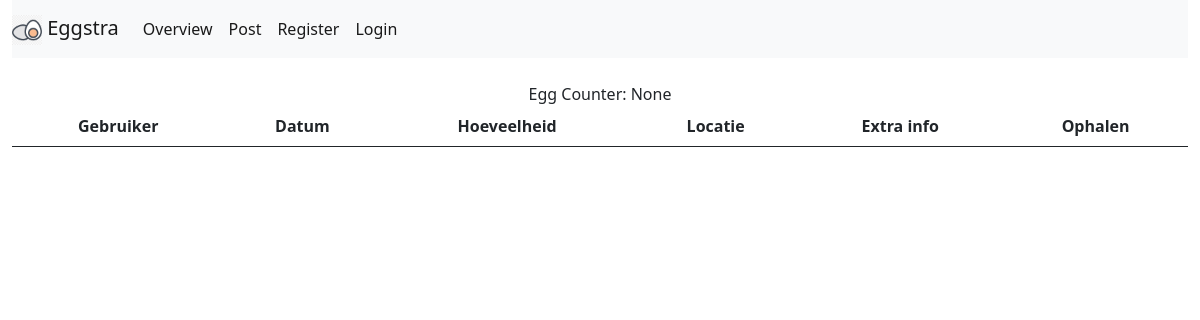
Page /eggstra/ on the earlier database version.
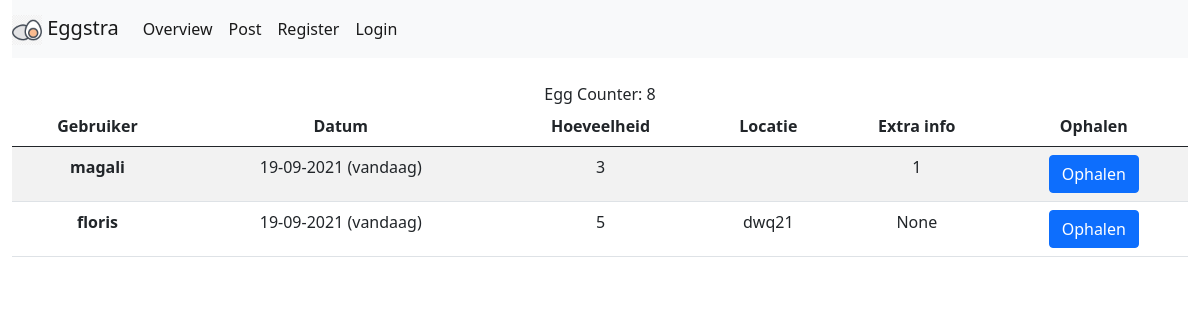
Same page on the later database version.
### eggstra/models.py (models this page shows, shortened)
class EggPost(models.Model):
    amount = models.PositiveIntegerField('Gather amount', default=1, validators=[MinValueValidator(1)])
    notes = models.CharField(max_length=256, blank=True, null=True)
    date = models.DateField(auto_now_add=True)
    user = models.ForeignKey(User,
        verbose_name="user",
        related_name="eggpost",
        on_delete=models.CASCADE
    )
    class Meta:
        ordering = ['-date']
    @property
    def days_from_gather_date(self) -> int:
        days = (timezone.now().date() - self.date).days
        return days
    @property
    def age(self) -> str:
        days = self.days_from_gather_date
        if days == 0:
            return f"vandaag"
        elif days == 1:
            return f"{days} dag geleden"
        else:
            return f"{days} dagen geleden"

class Profile(models.Model):
    user = models.OneToOneField(User, on_delete=models.CASCADE)
    location = models.CharField(max_length=64, blank=True)

### eggstra/views.py (the view)
# urls.py: path('', views.overview, name='overview'),
def overview(request) -> HttpResponse:
    context = {
        'total_eggs': EggPost.objects.aggregate(Sum('amount'))['amount__sum'],
        'eggposts': EggPost.objects.order_by('date')
    }
    return render(request, 'eggstra/overview.html', context)

### eggstra/templates/eggstra/overview.html (shortened to what this page needs)
{% extends "eggstra/base.html" %}
{% block content %}
Egg Counter: {{ total_eggs }}
<table class="table table-striped">
    <thead class="thead-dark">
        <tr>
            <th scope="col">Gebruiker</th>
            <th scope="col">Datum</th>
            <th scope="col">Hoeveelheid</th>
            <th scope="col">Locatie</th>
            <th scope="col">Extra info</th>
            <th scope="col">Ophalen</th>
        </tr>
    </thead>
    <tbody>
        {% for eggpost in eggposts %}
        <tr>
            <th scope="row">{{ eggpost.user }}</th>
            <td>{{ eggpost.date|date:'d-m-Y' }} ({{ eggpost.age }})</td>
            <td>{{ eggpost.amount }}</td>
            <td>{{ eggpost.user.profile.location }}</td>
            <td>{{ eggpost.notes }}</td>
            <td><a href="{% url 'eggstra:pickup' eggpost.id %}" class="btn btn-primary">Ophalen</a></td>
        </tr>
        {% endfor %}
    </tbody>
</table>
{% endblock content %}

### eggstra/templates/eggstra/base.html (shortened to what this page needs)
<!DOCTYPE html>
<html lang="en">
<head>
    <link href="https://cdn.jsdelivr.net/npm/bootstrap@5.0.0/dist/css/bootstrap.min.css" rel="stylesheet"
>
    {% load static %}
    <link rel="stylesheet" type="text/css" href="{% static 'eggstra/style.css' %}">
</head>
<body>
    <div class="container-fluid text-center">
        {% include "eggstra/navbar.html" %}
        {% block content %}
        {% endblock content %}
    </div>
</body>
</html>

### eggstra/templates/eggstra/navbar.html (shortened to what this page needs)
{% load static %}
<nav class="navbar navbar-expand-lg navbar-light bg-light">
    <a class="navbar-brand" href="{% url 'eggstra:overview'%}">
        <img src="{% static 'eggstra/logo.png' %}" width="30" height="30" alt="">
        Eggstra
    </a>
    <div class="collapse navbar-collapse" id="navbarNav">
        <ul class="navbar-nav">
            <li class="nav-item active">
                <a class="nav-link active" href="{% url 'eggstra:overview'%}">Overview</a>
            </li>
            <li class="nav-item">
                <a class="nav-link active" href="{% url 'eggstra:eggpost'%}">Post</a>
            </li>
            {% if not user.is_authenticated %}
            <li class="nav-item">
                <a class="nav-link active" href="{% url 'eggstra:register'%}">Register</a>
            </li>
            <li class="nav-item">
                <a class="nav-link active" href="{% url 'login'%}">Login</a>
            </li>
            {% endif %}
        </ul>
    </div>
</nav>
<br>

Differences in the rows shown:
added EggPost: user "magali", date "19-09-2021", age "vandaag", amount "3", notes "1"
added EggPost: user "floris", date "19-09-2021", age "vandaag", amount "5", user.profile.location "dwq21", notes "None"
Other differences:
{{ total_eggs }}: "None" → "8"
